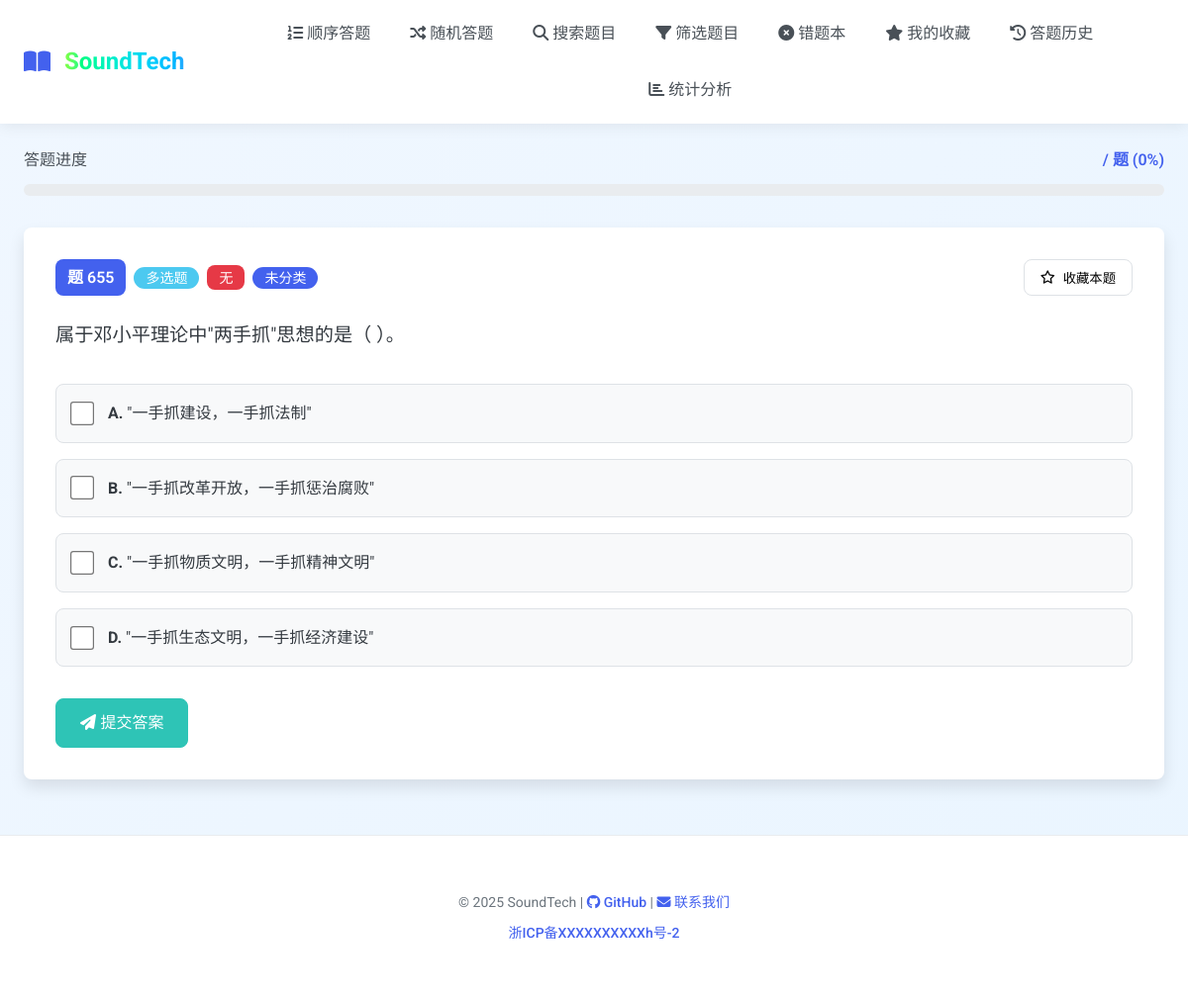
/only_wrong (signed in), run on the app's committed database.
### tables this page shows
CREATE TABLE questions (
        id TEXT PRIMARY KEY,
        stem TEXT NOT NULL,
        answer TEXT NOT NULL,
        difficulty TEXT,
        qtype TEXT,
        category TEXT,
        options TEXT, -- JSON stored options
        created_at DATETIME DEFAULT CURRENT_TIMESTAMP
    );

### app.py (the view)
@app.route("/only_wrong")
@login_required
def only_wrong_mode():
    user_id = get_user_id()
    rows = only_wrong_mode_util(user_id)
    wrong_ids = [row['question_id'] for row in rows]
    if not wrong_ids:
        flash("你没有错题或还未答题", "info")
        return redirect(url_for("index"))
    qid = random.choice(wrong_ids)
    question = fetch_question(qid)
    is_fav = is_favorite(user_id, qid)
    return render_template("question.html", question=question, is_favorite=is_fav)

### app.py (called while the page is built)
@app.before_request
def log_request_info():
    if request.endpoint not in ['static']:
        app.logger.debug(f"请求: {request.method} {request.url} - IP: {request.remote_addr} - User-Agent: {request.headers.get('User-Agent', 'Unknown')}")

@app.after_request
def log_response_info(response):
    if request.endpoint not in ['static']:
        app.logger.debug(f"响应: {response.status_code} - {request.method} {request.url}")
    return response

### handlers/authentication.py (called while the page is built)
def login_required(function):
    @wraps(function)
    def decorated_function(*args, **kwargs):
        if not is_logged_in():
            flash("请先登录后再访问该页面", "error")
            return redirect(url_for("login", next=request.url))
        return function(*args, **kwargs)
    return decorated_function

def is_logged_in() -> bool:
    return "user_id" in session

def get_user_id() -> int:
    return session.get("user_id")

### handlers/database.py (called while the page is built)
def get_db() -> sqlite3.Connection:
    conn = sqlite3.connect("./static/database.db")
    conn.row_factory = sqlite3.Row
    return conn

def fetch_question(qid):
    conn = get_db()
    cursor = conn.cursor()
    cursor.execute('SELECT * FROM questions WHERE id=?', (qid,))
    row = cursor.fetchone()
    cursor.close()
    conn.close()
    if row:
        return {
            "id": row['id'],
            "stem": row['stem'],
            "answer": row['answer'],
            "difficulty": row['difficulty'],
            "type": row['qtype'],
            "category": row['category'],
            "options": json.loads(row['options'])
        }
    else:
        return None

def is_favorite(user_id, question_id):
    conn = get_db()
    cursor = conn.cursor()
    cursor.execute('SELECT 1 FROM favorites WHERE user_id=? AND question_id=?', (user_id, question_id))
    is_fav = bool(cursor.fetchone())
    cursor.close()
    conn.close()
    return is_fav

def only_wrong_mode_util(user_id):
    conn = get_db()
    cursor = conn.cursor()
    cursor.execute('SELECT question_id FROM history WHERE user_id=? AND correct=0', (user_id,))
    rows = cursor.fetchall()
    cursor.close()
    conn.close()
    return rows

### templates/question.html (shortened to what this page needs)
{% extends 'base.html' %}
{% block content %}
{% if answered is not none and total is not none %}
<div class="progress-container">
    <div class="progress-header">
        <span class="progress-title">答题进度</span>
        <span class="progress-value">{{ answered }} / {{ total }} 题 ({{ (answered / total * 100)|round(1) if total else 0 }}%)</span>
    </div>
    <div class="progress-bar-container">
    </div>
</div>
{% endif %}
{% if question %}
<div class="question-container">
    <div class="question-header">
        <div class="question-info">
            <span class="question-number">题 {{ question.id }}</span>
            {% if question.type %}
                <span class="badge badge-info">{{ question.type }}</span>
            {% endif %}
            {% if question.difficulty %}
                <span class="question-difficulty badge {% if question.difficulty == '简单' %}badge-success{% elif question.difficulty == '中等' %}badge-warning{% else %}badge-danger{% endif %}">
                    {{ question.difficulty }}
                </span>
            {% endif %}
            {% if question.category %}
                <span class="badge badge-primary">{{ question.category }}</span>
            {% endif %}
        </div>
        <div class="question-actions-top">
            {% if is_favorite %}
                <form method="post" action="{{ url_for('unfavorite_question', qid=question.id) }}">
                    <button type="submit" class="favorite-btn active">
                        <i class="fas fa-star"></i> 已收藏
                    </button>
                </form>
            {% else %}
                <form method="post" action="{{ url_for('favorite_question', qid=question.id) }}">
                    <button type="submit" class="favorite-btn">
                        <i class="far fa-star"></i> 收藏本题
                    </button>
                </form>
            {% endif %}
        </div>
    </div>
    <div class="question-stem">{{ question.stem }}</div>
    <form method="post" action="{{ url_for('show_question', qid=question.id) }}" class="question-form">
        <ul class="options-list">
            {% for opt_key, opt_val in question.options.items() %}
                {% set checked = user_answer is defined and (opt_key in user_answer) %}
                <li class="option-item">
                    <label class="option-label {% if checked and result_msg %}{% if opt_key in question.answer %}option-correct{% else %}option-incorrect{% endif %}{% endif %}">
                        {% if question.type == '单选题' %}
                            <input type="radio"
                                   class="option-checkbox"
                                   name="answer"
                                   value="{{ opt_key }}"
                                   {% if checked %}checked{% endif %}
                                   {% if result_msg %}disabled{% endif %}
                                   required>
                        {% else %}
                            <input type="checkbox"
                                   class="option-checkbox"
                                   name="answer"
                                   value="{{ opt_key }}"
                                   {% if result_msg %}disabled{% endif %}>
                        {% endif %}
                        <span class="option-text"><strong>{{ opt_key }}.</strong> {{ opt_val }}</span>
                    </label>
                </li>
            {% endfor %}
        </ul>
        <div class="question-actions">
            {% if not result_msg %}
                <div class="btn-group">
                    <button type="submit" class="btn btn-success">
                        <i class="fas fa-paper-plane"></i> 提交答案
                    </button>
                </div>
            {% endif %}
        </div>
    </form>
</div>
{% endif %}
{% endblock %}

### templates/question.html (style rules this page uses)
.question-info { display: flex; align-items: center; flex-wrap: wrap; gap: 0.5rem; }
.btn-group { display: flex; gap: 0.5rem; flex-wrap: wrap; }

### data on the page
questions: id "655", type "多选题", difficulty "无", category "未分类", stem "属于邓小平理论中\"两手抓\"思想的是（ ）。"

### other printed values
{{ (answered / total * 100)|round(1) if total else 0 }} "0"
{{ opt_key }} "A" "B" "C" "D"
{{ opt_val }} "\"一手抓建设，一手抓法制\"" "\"一手抓改革开放，一手抓惩治腐败\"" "\"一手抓物质文明，一手抓精神文明\"" "\"一手抓生态文明，一手抓经济建设\""
{{ current_year|default(2025) }} "2025"
